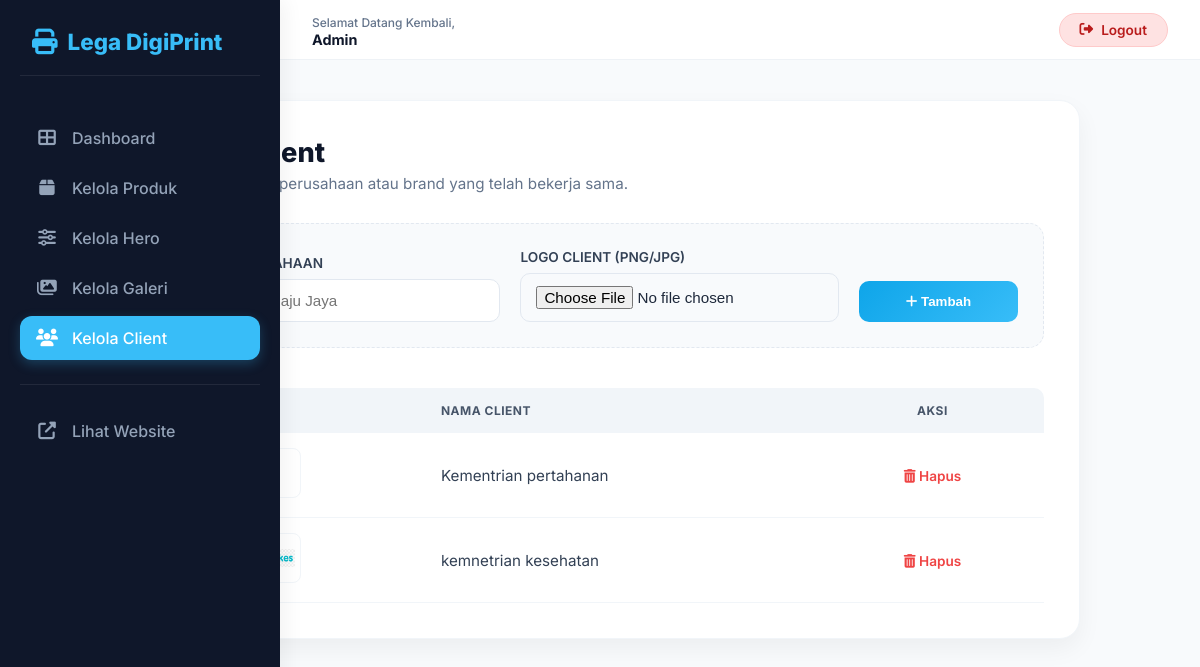
The app's page /admin/clients.php with its own data.
### tables this page shows
CREATE TABLE `clients` (
  `id` int(11) NOT NULL,
  `nama_client` varchar(100) DEFAULT NULL,
  `logo` varchar(255) DEFAULT NULL
);

### admin/clients.php (the view, shortened to what this page needs)
<?php
include "../config/koneksi.php";
include "../layout/admin_header.php";
?>
<div class="main-container">
    <div class="card">
        <div class="card-header">
            <h2>Kelola Client</h2>
            <p>Tambahkan logo perusahaan atau brand yang telah bekerja sama.</p>
        </div>
        <div class="form-box">
            <form method="POST" enctype="multipart/form-data">
                <div class="input-row">
                    <div class="input-group">
                        <label>Nama Perusahaan</label>
                        <input type="text" name="nama" placeholder="Misal: PT. Maju Jaya" required>
                    </div>
                    <div class="input-group">
                        <label>Logo Client (PNG/JPG)</label>
                        <input type="file" name="logo" accept="image/*" required>
                    </div>
                    <div class="input-group">
                        <button type="submit" name="tambah" class="btn-add">
                            <i class="fas fa-plus"></i> Tambah
                        </button>
                    </div>
                </div>
            </form>
        </div>
        <table>
            <thead>
                <tr>
                    <th style="width: 50px; border-radius: 10px 0 0 0;">No</th>
                    <th>Logo</th>
                    <th>Nama Client</th>
                    <th style="text-align: center; border-radius: 0 10px 0 0;">Aksi</th>
                </tr>
            </thead>
            <tbody>
                <?php
                $no = 1;
                $res = mysqli_query($conn, "SELECT * FROM clients ORDER BY id DESC");
                if(mysqli_num_rows($res) > 0) {
                    while($c = mysqli_fetch_array($res)){
                ?>
                <tr>
                    <td><strong><?php echo $no++; ?></strong></td>
                    <td>
                    </td>
                    <td><?php echo $c['nama_client']; ?></td>
                    <td style="text-align: center;">
                        <a href="clients.php?hapus=<?php echo $c['id']; ?>" class="btn-delete" onclick="return confirm('Apakah Anda yakin ingin menghapus client ini?')">
                            <i class="fas fa-trash-alt"></i> Hapus
                        </a>
                    </td>
                </tr>
                <?php
                    }
                } else {
                    echo "<tr><td colspan='4' style='text-align:center; padding: 30px; color: #94a3b8;'>Belum ada data client.</td></tr>";
                }
                ?>
            </tbody>
        </table>
    </div>
</div>
<?php
if(file_exists("../layout/admin_footer.php")) {
    include "../layout/admin_footer.php";
} else {
    echo "</body></html>";
}
?>

### layout/admin_header.php (style rules this page uses)
* { margin: 0; padding: 0; box-sizing: border-box; }
body { font-family: 'Inter', -apple-system, BlinkMacSystemFont, 'Segoe UI', Roboto, sans-serif; background: #f8fafc; overflow-x: hidden; position: relative; }
:root { --primary: #38bdf8; --primary-dark: #0284c7; --sidebar-bg: #0f172a; --sidebar-text: #94a3b8; --sidebar-text-hover: #ffffff; --border-color: #eef2f6; }

### admin/clients.php (style rules this page uses)
body { background-color: #f8fafc; font-family: 'Inter', sans-serif; color: #1e293b; }
.main-container { max-width: 1000px; margin: 40px auto; padding: 0 20px; }
.card { background: white; padding: 35px; border-radius: 20px; box-shadow: 0 10px 25px rgba(0,0,0,0.05); border: 1px solid #f1f5f9; }
.card-header { margin-bottom: 30px; }
.card-header h2 { font-size: 1.7rem; font-weight: 800; color: #0f172a; margin-bottom: 5px; }
.card-header p { color: #64748b; font-size: 0.95rem; }
.form-box { background: #f8fafc; padding: 25px; border-radius: 15px; border: 1.5px dashed #e2e8f0; margin-bottom: 40px; }
.input-row { display: grid; grid-template-columns: 2fr 2fr 1fr; gap: 20px; align-items: flex-end; }
.input-group label { display: block; margin-bottom: 8px; font-weight: 600; color: #334155; font-size: 0.85rem; text-transform: uppercase; }
.input-group input { width: 100%; padding: 12px 15px; border: 1.5px solid #e2e8f0; border-radius: 10px; font-size: 0.95rem; transition: 0.3s; box-sizing: border-box; }
.btn-add { background: linear-gradient(135deg, #0ea5e9, #38bdf8); color: white; padding: 13px; border: none; border-radius: 10px; font-weight: 700; cursor: pointer; transition: 0.3s; width: 100%; }
table { width: 100%; border-collapse: separate; border-spacing: 0; margin-top: 10px; }
th { background: #f1f5f9; color: #475569; font-weight: 700; text-transform: uppercase; font-size: 0.75rem; padding: 15px; text-align: left; letter-spacing: 0.5px; }
td { padding: 15px; border-bottom: 1px solid #f1f5f9; vertical-align: middle; color: #334155; font-size: 0.95rem; }
.btn-delete { color: #ef4444; text-decoration: none; font-weight: 600; font-size: 0.85rem; padding: 8px 12px; border-radius: 8px; transition: 0.2s; }

### records on screen
clients: nama_client "Kementrian pertahanan"
clients: nama_client "kemnetrian kesehatan"
